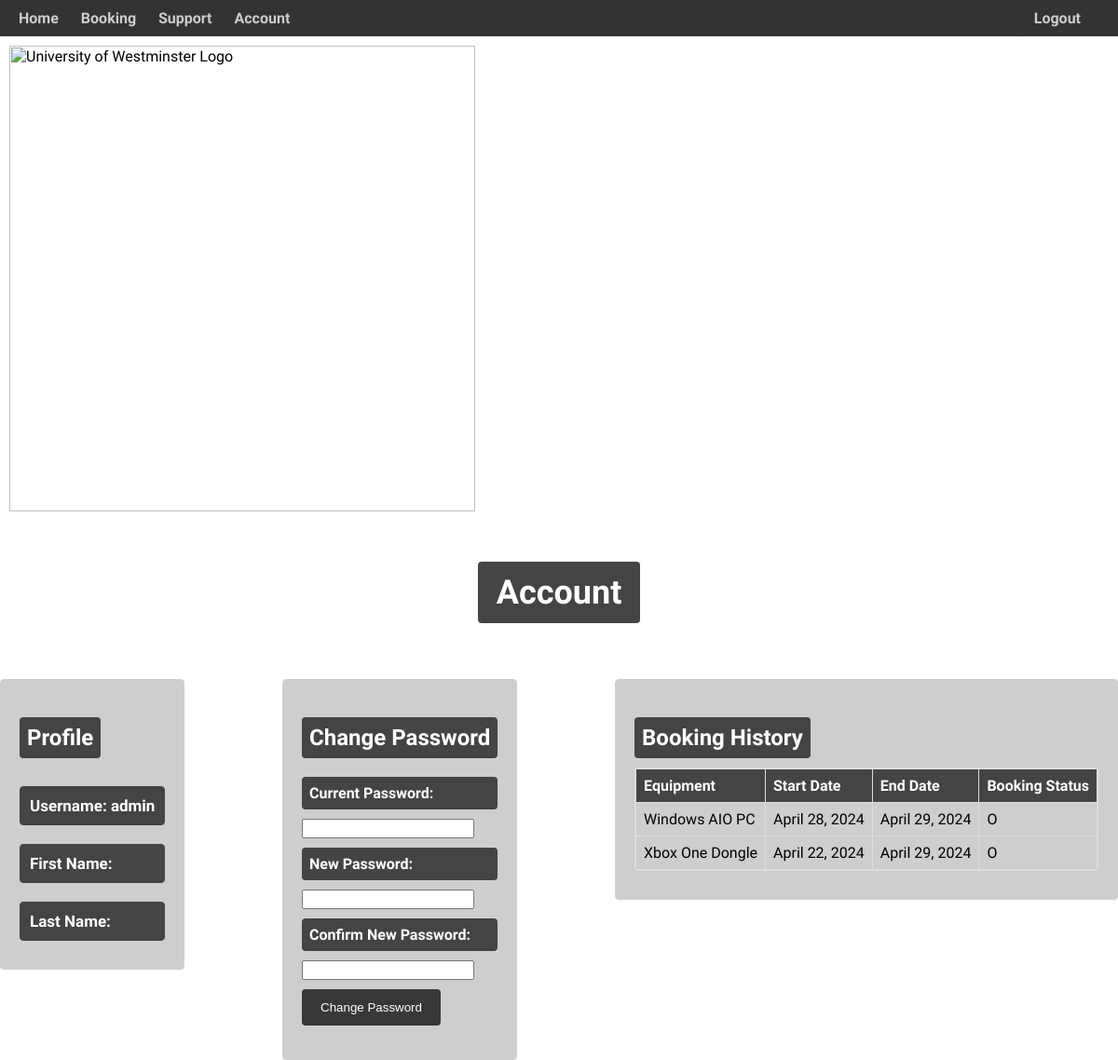
The app's page /account/ (signed in) with its own data.
### helloworld/models.py (models this page shows, shortened)
class Booking(models.Model):
    STATUS = [
        ("O", "Open"),
        ("C", "Closed"),
        ("L", "Late"),
    ]
    startDate = models.DateField()
    endDate = models.DateField()
    bookingStatus = models.CharField(max_length = 10, choices = STATUS)
    bookingID = models.AutoField(primary_key = True, null = False)
    account = models.ForeignKey(User, on_delete = models.SET_NULL, null = True)
    equipment = models.ForeignKey(Equipment, on_delete = models.SET_NULL, null = True)

class Equipment(models.Model):
    LOCATIONS = [
        ("XRLBC", "XRL Lab Blue Cabinet"),
        ("XRLBCL", "XRL Lab Blue Cabinet Large"),
        ("XRL", "XRL Lab"),
        ("OTHER", "Other"),
        ('XRLMWC', "XRLab Medium Wooden Cabinet")
    ]
    STATUS = [
        ("A", "Available"),
        ("ON", "On Loan"),
        ("D", "Decommissioned"),
        ("R", "Repairing"),
    ]
    equipmentName = models.CharField(max_length = 30)
    equipmentType = models.CharField(max_length = 30)
    equipmentQuantity = models.IntegerField( default= 1)
    equipmentLocation = models.CharField(max_length = 30, choices = LOCATIONS , default = "OTHER")
    equipmentAudit =  models.DateField()
    equipmentStatus = models.CharField(max_length = 20, choices = STATUS, default = "A")
    equipmentComment = models.CharField(max_length = 200, default = "")
    equipmentID = models.CharField(max_length = 30, primary_key = True)

### helloworld/views.py (the view)
# urls.py: path('account/',views.account , name='account'),
def account(request):
    if UserLoggedIn(request):
        usersBookings = getUserBookings(request)
        context = {
        'username':GetUserName(request),
        'email':request.user.email,
        'first_name':request.user.first_name,
        'last_name':request.user.last_name,
        'bookings':usersBookings
        }
        return render(request,"account.html",context)
    else:
        return loginPage(request)

### helloworld/views.py (called while the page is built)
def UserLoggedIn(request): #uop
    if request.user.is_authenticated:
        return True
    else:
        return False

def getUserBookings(request):
    return Booking.objects.filter(account = request.user)

def GetUserName(request):
    return request.user.username

### templates/account.html (shortened to what this page needs)
{% load static %}
<html>
<head>
    <link rel="stylesheet" href="{% static 'css/account.css' %}">
</head>
<body>
    {% include 'navbar.html' %}
    <div class="header">
        <h1>Account</h1>
    </div>
    <div class="container">
        <div class="grey-container">
            <div class="profile-section">
                <h2>Profile</h2>
                <p>Username: {{ user.username }}</p>
                <p>First Name: {{ user.first_name }}</p>
                <p>Last Name: {{ user.last_name}}</p>
            </div>
        </div>
        <div class="grey-container">
            <div class="change-password-section">
                <h2>Change Password</h2>
                <form>
                    <div class="form-group">
                        <label for="currentPassword">Current Password:</label>
                        <input id="currentPassword" name="current_password" type="password" required>
                    </div>
                    <div class="form-group">
                        <label for="newPassword">New Password:</label>
                        <input id="newPassword" name="new_password1" type="password" required>
                    </div>
                    <div class="form-group">
                        <label for="confirmNewPassword">Confirm New Password:</label>
                        <input id="confirmNewPassword" name="new_password2" type="password" required>
                    </div>
                    <input class="submit" type="submit" value="Change Password">
                </form>
            </div>
        </div>
        <div class="grey-container">
            <div class="booking-history-section">
                <h2>Booking History</h2>
                <div class="scrollable-table-container">
                    {% include 'userbookingtable.html' %}
                </div>
            </div>
        </div>
    </div>
</body>
</html>

### templates/userbookingtable.html
<table>
    <tr>
        <th>Equipment</th>
        <th>Start Date</th>
        <th>End Date</th>
        <th>Booking Status</th>
    </tr>
    {% for booking in bookings %}
    <tr>
        <td>{{ booking.equipment.equipmentName }}</td>
        <td>{{ booking.startDate }}</td>
        <td>{{ booking.endDate }}</td>
        <td>{{ booking.bookingStatus }}</td>
    </tr>
    {% endfor %}
</table>

### static/css/account.css (style rules this page uses)
body { font-family: Arial, sans-serif; background-color: #ffffff; padding: 20px; }
.container { display: flex; justify-content: space-between; max-width: 1200px; margin: 0 auto; }
.scrollable-table-container { max-height: 400px; overflow-y: auto; border: 1px solid #ddd; border-radius: 4px; margin-bottom: 10px; }
.scrollable-table-container table { width: 100%; border-collapse: collapse; }
.scrollable-table-container th, .scrollable-table-container td { border: 1px solid #ddd; padding: 8px; text-align: left; }
.scrollable-table-container th { background-color: #444444; color: #fff; }
.form-group input[type="date"], .form-group input[type="text"], .form-group input[type="submit"], .form-group label { background-color: #444444; color: #fff; padding: 8px; border-radius: 4px; display: inline-block; margin-bottom: 10px; margin-Top: 10px; }
.form-group label { font-weight: bold; display: block; }
.submit { background-color: #383838; color: #fff; border: none; padding: 12px 20px; border-radius: 4px; cursor: pointer; margin-top: 10px; }
.profile-section h2, .change-password-section h2, .booking-history-section h2 { background-color: #444444; color: #fff; padding: 8px; border-radius: 4px; display: inline-block; margin-bottom: 10px; }
.profile-section, .change-password-section, .booking-history-section { width: 100%; background-color: #cecece; border: 1px solid #cecece; border-radius: 4px; padding: 20px; box-sizing: border-box; margin-top: 20px; }
.container p { font-size: 17px; font-weight: bold; color: #ffffff; padding: 10px; margin-top: 20px; margin-bottom: 10px; border: 1px solid #444; border-radius: 4px; background-color: #444; }
h1 { display: inline-block; background-color: #444444; color: #fff; padding: 12px 20px; border-radius: 4px; font-size: 36px; margin-bottom: 20px; }
.header { text-align: center; color: #fff; padding: 20px 0; }

### static/css/nav.css (style rules this page uses)
body { font-family: 'InterVogue Medium', sans-serif; margin: 0; padding: 0; }

### records on screen
Booking: equipment.equipmentName "Windows AIO PC", startDate "April 28, 2024", endDate "April 29, 2024", bookingStatus "O"
Booking: equipment.equipmentName "Xbox One Dongle", startDate "April 22, 2024", endDate "April 29, 2024", bookingStatus "O"

### other values on screen
{{ user.username }} "admin"
